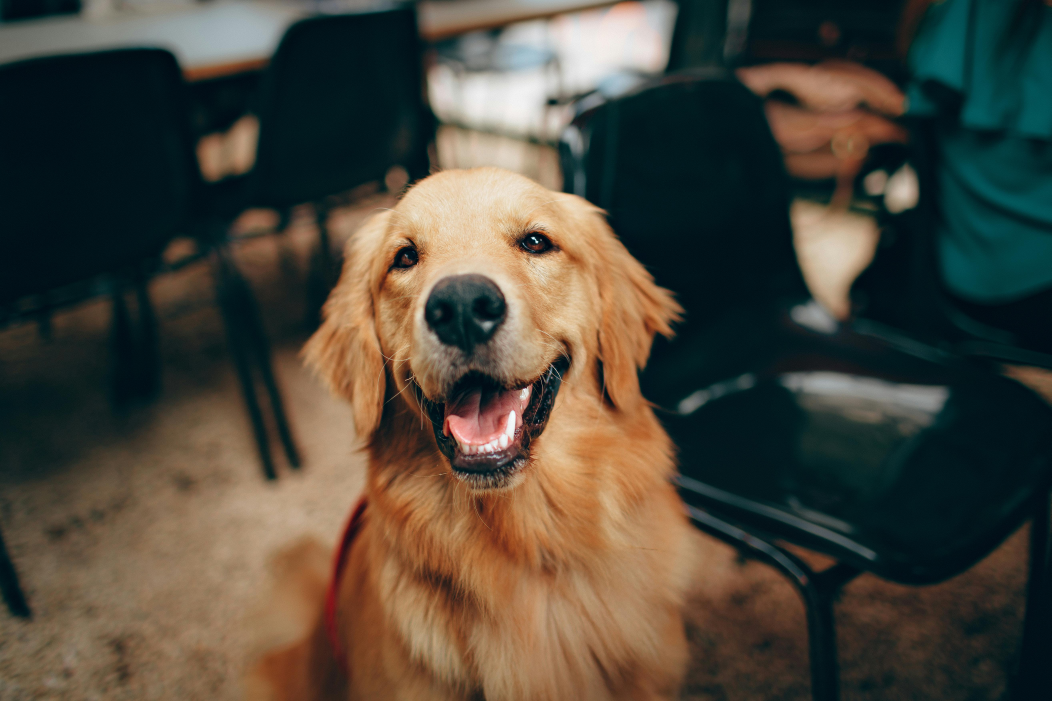
#> input picture opencv-scripts/photos/dog.jpg, 5257 x 3505 px, found by its file name (shown at 1/5 size)
$ python thresholding.py
#> lines starting #> are read from the running program, lines starting #| are printed output that depends on the picture; after the words box and inside, x2 and y2 are one past the last pixel; in counts of white or black regions, pixels touching at a corner belong together
### opencv-scripts/utilities/image_tools.py
import cv2 as cv
import numpy as np

################################################################################################################
'''
Load Image

Args:
    -- path: path to the image (jpg/png/etc..)

Return:
    -- numpy array of shape (height, width, channels)
'''
################################################################################################################
def load_img(path):
#> called with path = 'photos\\dog.jpg'
    img = cv.imread(path)
#> img is the input picture: shape (3505, 5257, 3); mean B, G, R 60.3, 71.7, 76.5

    if img is None:
        raise FileNotFoundError(f"Could not load image at: {path}")

    return img

################################################################################################################
'''
Resize Function

Args:
    -- frame: numpy array (uint8/uint16/etc..)
    -- scale: scale factor, where the default value is 0.5, halving the dimensions

Returns:
    -- the resized frame
'''
################################################################################################################
def rescaleFrame(frame, scale=0.50) :
#> called with scale = 0.2
    if frame is None:
        raise ValueError("rescale_frame: 'frame' is None.")
    if scale <= 0:
        raise ValueError("rescale_frame: 'scale' must be > 0.")

    # works with images, videos, and live videos
    width = int(frame.shape[1] * scale)
#> width = 1051
    height = int(frame.shape[0] * scale)
#> height = 701
    dims = (width, height)
#> dims = (1051, 701)

    return cv.resize(frame, dims, interpolation=cv.INTER_AREA)
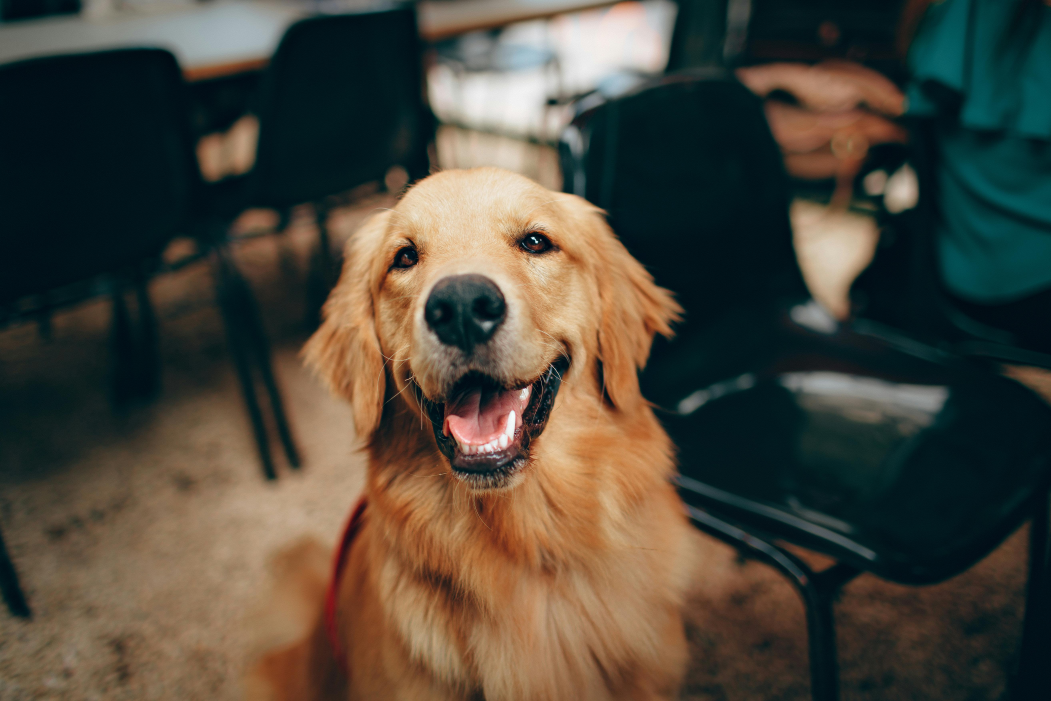
#> returned value: shape (701, 1051, 3); mean of channels 0, 1, 2 60.3, 71.7, 76.5; drawn as B, G, R

### opencv-scripts/thresholding.py
# NOTE: Uses 'photos\\dog.jpg' as the example img for the demo, it can be replaced with any path to an image if needed

import cv2 as cv
import numpy as np
import matplotlib.pyplot as plt
from utilities.image_tools import rescaleFrame, load_img

################################################################################################################
# Load Image
################################################################################################################
img = load_img('photos\\dog.jpg')  # dog is a large image -- rescale for better demo visualization
rescaled_img = rescaleFrame(img, 0.20)
img = rescaled_img

################################################################################################################
# Simple Thresholding
################################################################################################################
gray = cv.cvtColor(img, cv.COLOR_BGR2GRAY)
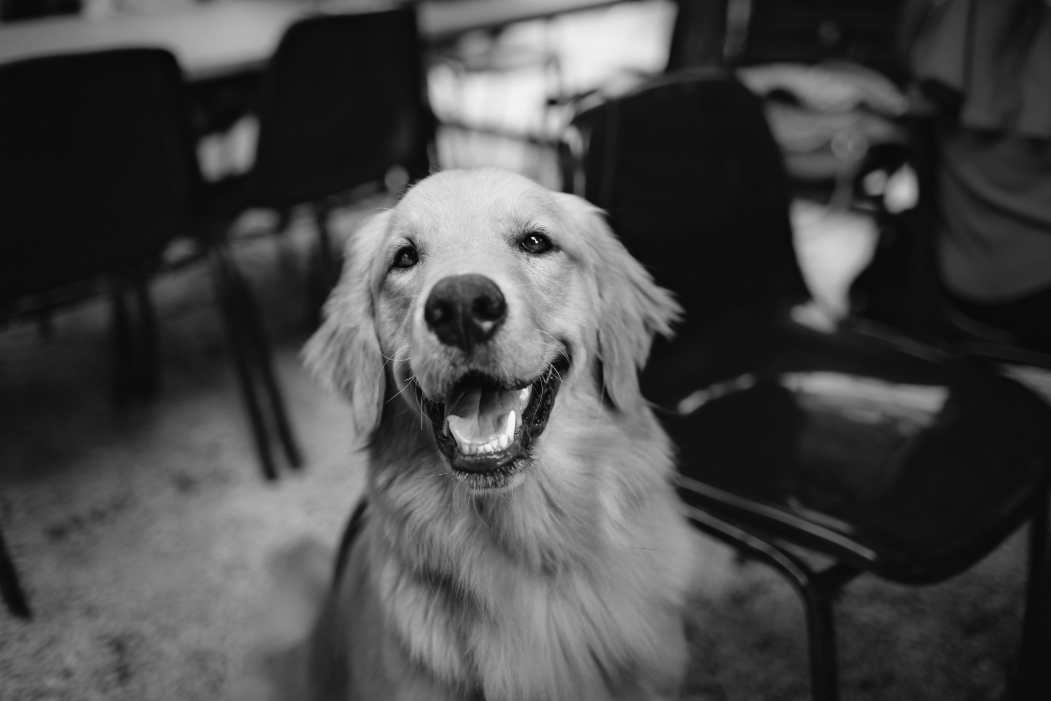
#> gray: shape (701, 1051); min 6, max 250, mean 71.8
threshold, thresh = cv.threshold(gray, 200, 255, cv.THRESH_BINARY)
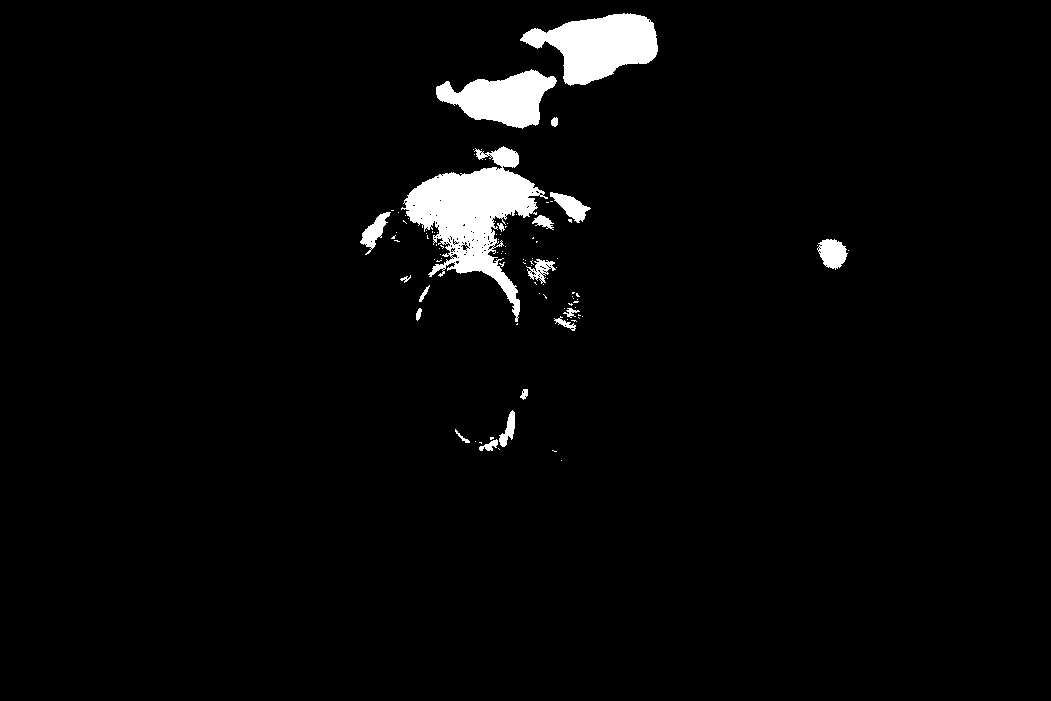
#> thresh: shape (701, 1051); 3.1% white; 98 white regions (79 under 20 px), largest, box (x1, y1, x2, y2) and area: (401, 146, 548, 322) 9443, (520, 13, 658, 86) 5839, (436, 69, 557, 129) 4103

################################################################################################################
# Simple Thresholding -- Inverse
################################################################################################################
threshold2, thresh2 = cv.threshold(gray, 200, 255, cv.THRESH_BINARY_INV)

################################################################################################################
# Adaptive Thresholding -- Computer finds optimal threshold value
################################################################################################################
adaptive_thresh = cv.adaptiveThreshold(gray, 255, cv.ADAPTIVE_THRESH_MEAN_C, cv.THRESH_BINARY, 11, 3)
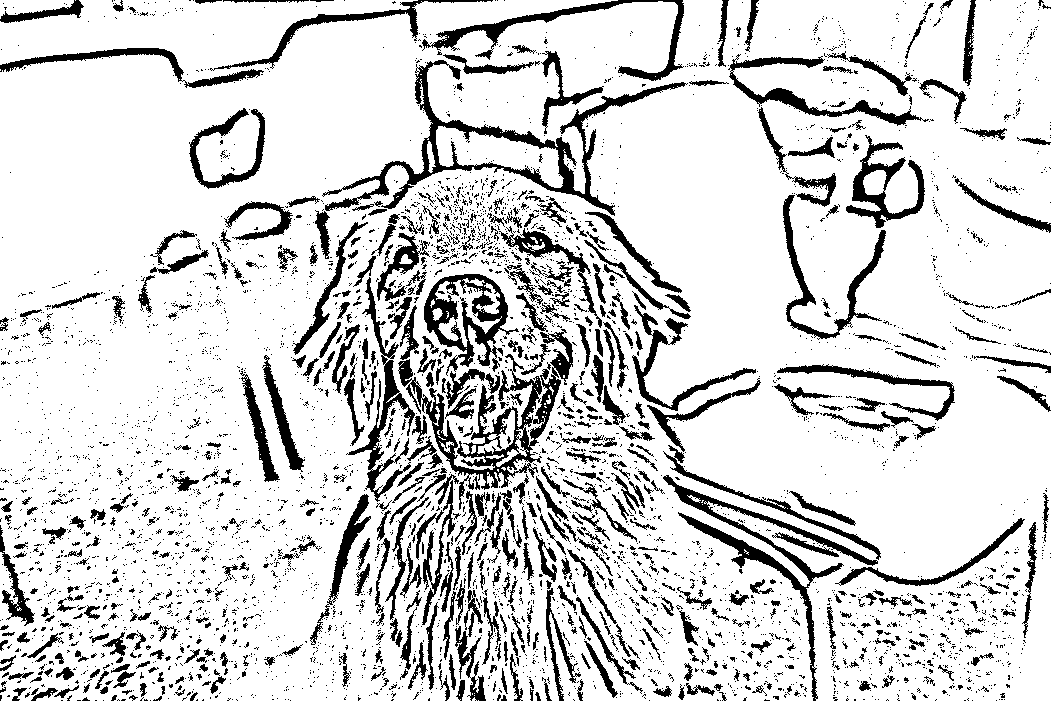
#> adaptive_thresh: shape (701, 1051); 83.9% white; 4595 black regions (4030 under 20 px), largest, box (x1, y1, x2, y2) and area: (322, 60, 688, 216) 6337, (398, 329, 573, 510) 6211, (663, 475, 878, 701) 4245
# adaptive_thresh = cv.adaptiveThreshold(gray, 255, cv.ADAPTIVE_THRESH_MEAN_C, cv.THRESH_BINARY_INV, 11, 3)     # can also get the inverse using this methods as well
# adaptive_thresh = cv.adaptiveThreshold(gray, 255, cv.ADAPTIVE_THRESH_GAUSSIAN_C, cv.THRESH_BINARY, 11, 3)     # do not necessarily need to use the mean

################################################################################################################
# Show/Display Images
################################################################################################################
cv.imshow('Dog', img)
# [7 lines of commented-out code are left out]

cv.waitKey(0)
